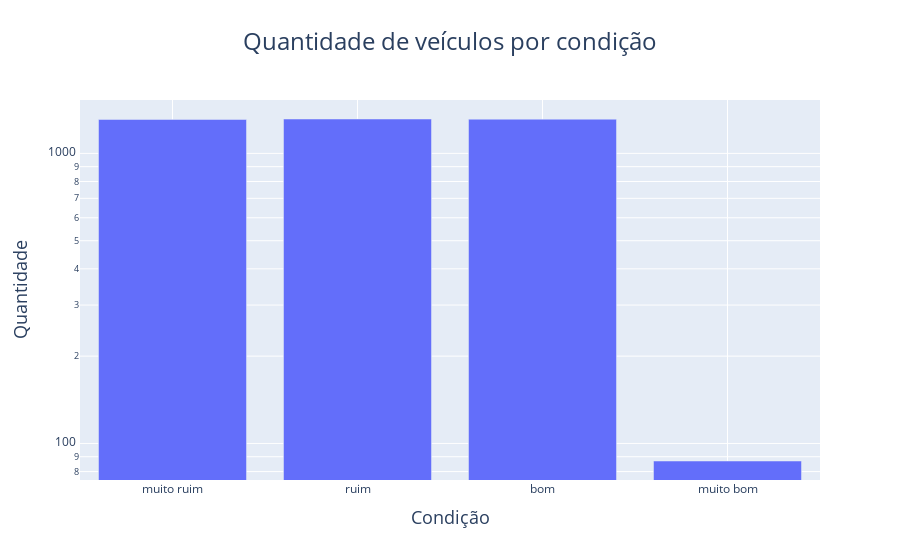

The notebook cell saved with this chart:
### Markdown cell above
Aqui foi assumido como premissa que um "Delivery_service_ID" não possui veículos com condições iguais, visto que não um identificador para veículos.

### Code cell
df_aux = df_clear[["Delivery_service_ID", "Vehicle_condition"]].groupby("Vehicle_condition").nunique().reset_index().sort_values(by="Vehicle_condition")
x_values = df_aux["Vehicle_condition"].unique()
fig = px.bar(df_aux, x="Vehicle_condition", y="Delivery_service_ID", title="Quantidade de veículos por condição", labels={"Vehicle_condition": "Condição", "Delivery_service_ID": "Quantidade"})
fig.update_layout(title={"x": 0.5, "xanchor": "center", "font": {"size": 24}},
    xaxis={"title_font": {"size": 18}, "showgrid": True, "tickmode": "array", "tickvals": x_values, "ticktext": ["muito ruim", "ruim", "bom", "muito bom"]},
    yaxis={"title_font": {"size": 18}, "showgrid": True, "type": "log"})
fig.show()

### Figure 1 — Plotly figure (JSON) as saved in the notebook; plotly's stock layout.template omitted (floating-point values rounded to 4 significant figures)
{"data": [{"hovertemplate": "Condição=%{x}<br>Quantidade=%{y}<extra></extra>", "legendgroup": "", "marker": {"color": "#636efa", "pattern": {"shape": ""}}, "name": "", "orientation": "v", "showlegend": false, "textposition": "auto", "type": "bar", "x": [0, 1, 2, 3], "xaxis": "x", "y": [1309, 1314, 1312, 87], "yaxis": "y"}], "layout": {"barmode": "relative", "legend": {"tracegroupgap": 0}, "title": {"font": {"size": 24}, "text": "Quantidade de veículos por condição", "x": 0.5, "xanchor": "center"}, "xaxis": {"anchor": "y", "domain": [0, 1], "showgrid": true, "tickmode": "array", "ticktext": ["muito ruim", "ruim", "bom", "muito bom"], "tickvals": [0, 1, 2, 3], "title": {"font": {"size": 18}, "text": "Condição"}}, "yaxis": {"anchor": "x", "domain": [0, 1], "showgrid": true, "title": {"font": {"size": 18}, "text": "Quantidade"}, "type": "log"}}}
